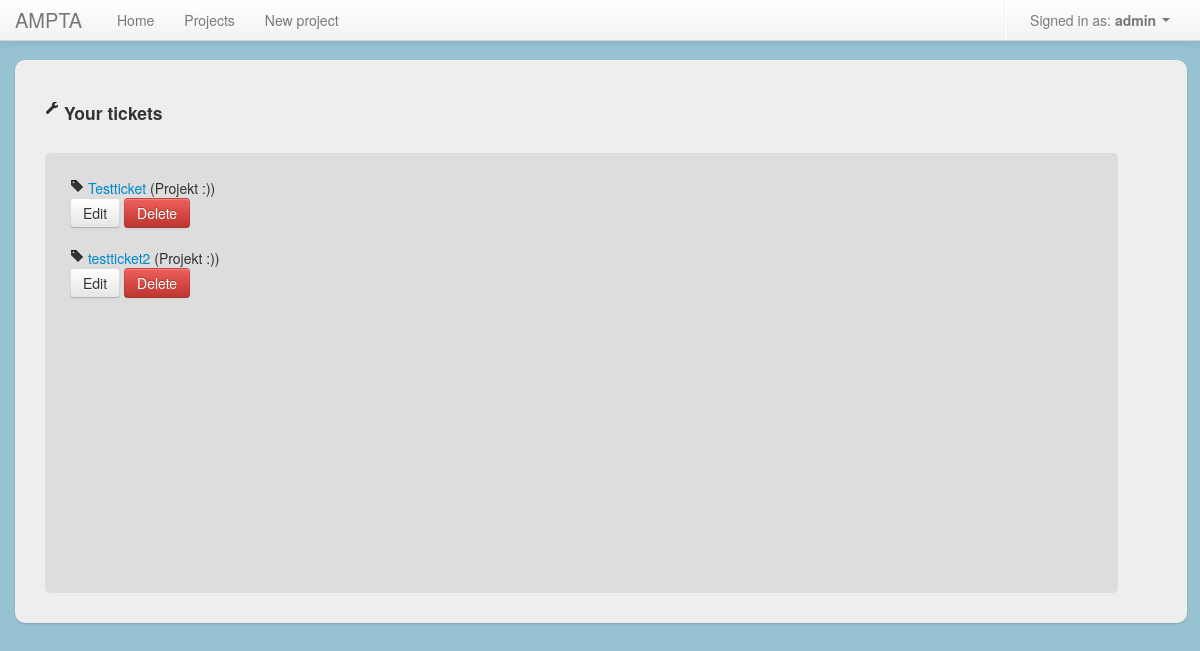
Before: /tickets/ (signed in) with the older database file.
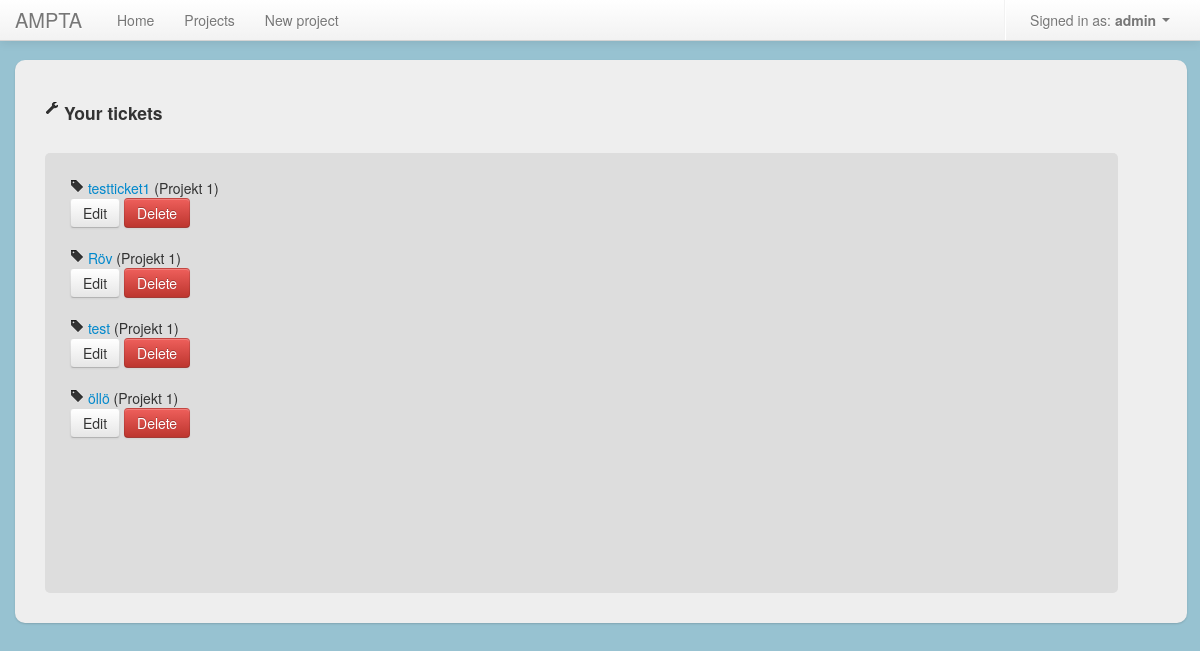
After: the same page with the newer database file.
### project_app/models.py (models this page shows, shortened)
class Ticket(models.Model):
	name = models.CharField(max_length = 50)
	description = models.TextField()
	start_date = models.DateField('date result published')
	end_date = models.DateField('date result published')
	date_added = models.DateField()
	date_updated = models.DateField()
	status = models.ForeignKey(Status, related_name="projects")
	project = models.ForeignKey(Project, related_name="projects")
	user = models.ForeignKey(User)
	def __unicode__(self):
		return self.name

class Project(models.Model):
	name = models.CharField(max_length = 50)
	description = models.TextField()
	start_date = models.DateField('Start date')
	end_date = models.DateField('End date')
	date_added = models.DateField()
	date_updated = models.DateField()
	added_by_user = models.ForeignKey(User)
	users = models.ManyToManyField(User, related_name='projects')
	def __unicode__(self):
		return self.name

### project_app/views.py (the view)
# urls.py: url(r'^tickets/$', 'project_app.views.users_tickets', name="users_tickets"),
@login_required
def users_tickets(request):
	tickets = get_list_or_404(Ticket.objects.filter(user = request.user.id))
	return render(request, 'tickets/list.html', {"tickets" : tickets, "headline" : "Your tickets"})

### templates/tickets/list.html (shortened to what this page needs)
{% extends 'shared/base.html' %}
{% load custom_filters %}
{% block content %}
	<h4><li class="header-pos"><i class="icon-wrench"></i> {{ headline }}</h4>
	<div id="project_area">
		{% for ticket in tickets %}
		<li>
			<i class="icon-tag"></i> <a href="{% url show_ticket project_id=ticket.project_id ticket_id=ticket.id %}">{{ ticket }}</a>
			({{ ticket.project }})
			<br/>
			<a class="btn" href="{% url ticket_edit project_id=ticket.project_id ticket_id=ticket.id %}">Edit</a>
			<a class="btn btn-danger" id="delete_link" href="{% url ticket_delete ticket_id=ticket.id %}">Delete</a>
		</li><br/>
		{% endfor %}
	</div>
{% endblock %}

Changed rows visible on the page:
no longer on this page (row edited): Ticket: name "testticket2", project "Projekt :)"
changed Ticket: name "Testticket" → "testticket1"; project "Projekt :)" → "Projekt 1"
added Ticket: name "Röv", project "Projekt 1"
added Ticket: name "test", project "Projekt 1"
added Ticket: name "öllö", project "Projekt 1"
